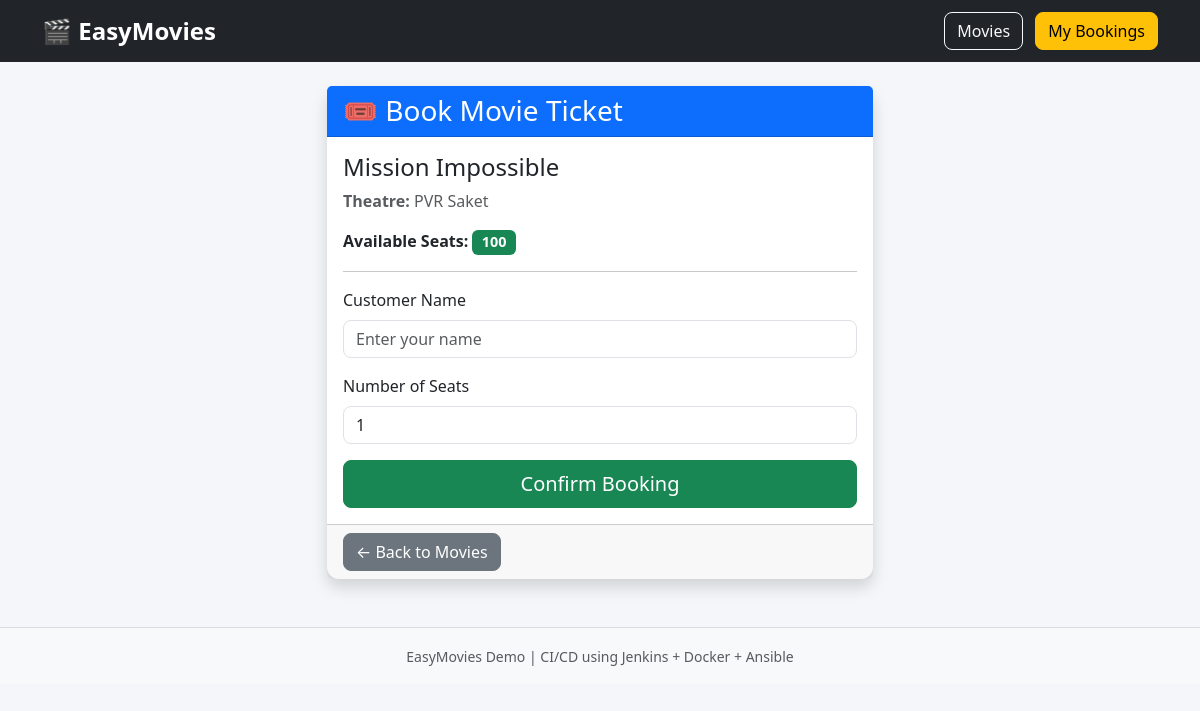
/book/4, run on the app's committed database.
### tables this page shows
CREATE TABLE movies (
            id INTEGER PRIMARY KEY AUTOINCREMENT,
            name TEXT NOT NULL,
            theatre TEXT NOT NULL,
            available_seats INTEGER NOT NULL
        );

### app.py (the view)
@app.route("/book/<int:movie_id>", methods=["GET", "POST"])
def book(movie_id):
    if request.method == "POST":
        customer = request.form["customer"]
        seats = int(request.form["seats"])
        book_ticket(movie_id, customer, seats)
        return redirect(url_for("bookings"))
    movies = get_movies()
    movie = None
    for m in movies:
        if m["id"] == movie_id:
            movie = m
            break
    return render_template("book.html", movie=movie)

### database.py (called while the page is built)
def get_connection():
    conn = sqlite3.connect(DB_NAME)
    conn.row_factory = sqlite3.Row
    return conn

def get_movies():
    conn = get_connection()
    movies = conn.execute(
        "SELECT * FROM movies ORDER BY id"
    ).fetchall()
    conn.close()
    return movies

### templates/book.html
{% extends "base.html" %}
{% block content %}
<div class="row justify-content-center">
    <div class="col-md-6">
        <div class="card shadow">
            <div class="card-header bg-primary text-white">
                <h3 class="mb-0">
                    🎟️ Book Movie Ticket
                </h3>
            </div>
            <div class="card-body">
                <h4>{{ movie.name }}</h4>
                <p class="text-muted">
                    <strong>Theatre:</strong>
                    {{ movie.theatre }}
                </p>
                <p>
                    <strong>Available Seats:</strong>
                    <span class="badge bg-success">
                        {{ movie.available_seats }}
                    </span>
                </p>
                <hr>
                <form method="POST">
                    <div class="mb-3">
                        <label class="form-label">
                            Customer Name
                        </label>
                        <input
                            type="text"
                            class="form-control"
                            name="customer"
                            placeholder="Enter your name"
                            required>
                    </div>
                    <div class="mb-3">
                        <label class="form-label">
                            Number of Seats
                        </label>
                        <input
                            type="number"
                            class="form-control"
                            name="seats"
                            min="1"
                            max="{{ movie.available_seats }}"
                            value="1"
                            required>
                    </div>
                    <div class="d-grid">
                        <button
                            class="btn btn-success btn-lg">
                            Confirm Booking
                        </button>
                    </div>
                </form>
            </div>
            <div class="card-footer">
                <a href="/"
                   class="btn btn-secondary">
                    ← Back to Movies
                </a>
            </div>
        </div>
    </div>
</div>
{% endblock %}

### static/style.css (style rules this page uses)
body { background-color: #f4f6f9; }
.card { border: none; border-radius: 12px; transition: all 0.3s ease; }
.btn { border-radius: 8px; }
.badge { font-size: 0.9rem; }
input.form-control { border-radius: 8px; }
.card-header { font-size: 1.2rem; font-weight: bold; }

### data on the page
movies: name "Mission Impossible", theatre "PVR Saket", available_seats "100"
